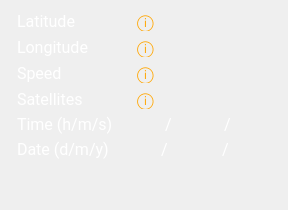
      <widget class="QWidget" name="tab_3">
       <attribute name="title">
        <string>GPS/Map</string>
       </attribute>
       <layout class="QHBoxLayout" name="horizontalLayout_gpsMap">
        <item>
         <widget class="QWidget" name="gps_map" native="true">
          <property name="sizePolicy">
           <sizepolicy hsizetype="Expanding" vsizetype="Expanding">
            <horstretch>1</horstretch>
            <verstretch>1</verstretch>
           </sizepolicy>
          </property>
         </widget>
        </item>
        <item>
         <layout class="QVBoxLayout" name="verticalLayout_gpsInfo">
          <item>
           <layout class="QVBoxLayout" name="verticalLayout_23">
            <property name="spacing">
             <number>50</number>
            </property>
            <item>
             <layout class="QVBoxLayout" name="verticalLayout_22">
              <property name="spacing">
               <number>6</number>
              </property>
              <item>
               <layout class="QVBoxLayout" name="verticalLayout_21">
                <item>
                 <layout class="QVBoxLayout" name="verticalLayout_20">
                  <item>
                   <layout class="QVBoxLayout" name="verticalLayout_19">
                    <item>
                     <layout class="QHBoxLayout" name="horizontalLayout_42">
                      <item>
                       <widget class="QLabel" name="pid_max_integral_pwm_fn_2">
                        <property name="font">
                         <font>
                          <family>Roboto</family>
                          <pointsize>12</pointsize>
                         </font>
                        </property>
                        <property name="autoFillBackground">
                         <bool>false</bool>
                        </property>
                        <property name="styleSheet">
                         <string notr="true">background: transparent;
color: white;</string>
                        </property>
                        <property name="text">
                         <string>Latitude</string>
                        </property>
                       </widget>
                      </item>
                      <item>
                       <layout class="QHBoxLayout" name="horizontalLayout_37">
                        <item>
                         <widget class="QLabel" name="gps_lat_i">
                          <property name="font">
                           <font>
                            <family>Roboto</family>
                            <pointsize>12</pointsize>
                           </font>
                          </property>
                          <property name="toolTip">
                           <string>The maximum absolute value of the integral correction.</string>
                          </property>
                          <property name="autoFillBackground">
                           <bool>false</bool>
                          </property>
                          <property name="styleSheet">
                           <string notr="true">background: transparent;
color: orange;</string>
                          </property>
                          <property name="text">
                           <string>ⓘ</string>
                          </property>
                         </widget>
                        </item>
                        <item>
                         <layout class="QHBoxLayout" name="horizontalLayout_36">
                          <item>
                           <widget class="QLabel" name="gps_lat">
                            <property name="minimumSize">
                             <size>
                              <width>80</width>
                              <height>20</height>
                             </size>
                            </property>
                            <property name="maximumSize">
                             <size>
                              <width>80</width>
                              <height>20</height>
                             </size>
                            </property>
                            <property name="font">
                             <font>
                              <family>Roboto</family>
                              <pointsize>12</pointsize>
                             </font>
                            </property>
                            <property name="autoFillBackground">
                             <bool>false</bool>
                            </property>
                            <property name="styleSheet">
                             <string notr="true">background: transparent;
color: white;</string>
                            </property>
                            <property name="text">
                             <string/>
                            </property>
                           </widget>
                          </item>
                          <item>
                           <widget class="QLabel" name="gps_lat_u">
                            <property name="minimumSize">
                             <size>
                              <width>30</width>
                              <height>20</height>
                             </size>
                            </property>
                            <property name="maximumSize">
                             <size>
                              <width>30</width>
                              <height>20</height>
                             </size>
                            </property>
                            <property name="font">
                             <font>
                              <family>Roboto</family>
                              <pointsize>10</pointsize>
                             </font>
                            </property>
                            <property name="autoFillBackground">
                             <bool>false</bool>
                            </property>
                            <property name="styleSheet">
                             <string notr="true">background: transparent;
color: white;</string>
                            </property>
                            <property name="text">
                             <string/>
                            </property>
                           </widget>
                          </item>
                         </layout>
                        </item>
                       </layout>
                      </item>
                     </layout>
                    </item>
                    <item>
                     <layout class="QHBoxLayout" name="horizontalLayout_43">
                      <item>
                       <widget class="QLabel" name="pid_max_integral_pwm_fn_7">
                        <property name="font">
                         <font>
                          <family>Roboto</family>
                          <pointsize>12</pointsize>
                         </font>
                        </property>
                        <property name="autoFillBackground">
                         <bool>false</bool>
                        </property>
                        <property name="styleSheet">
                         <string notr="true">background: transparent;
color: white;</string>
                        </property>
                        <property name="text">
                         <string>Longitude</string>
                        </property>
                       </widget>
                      </item>
                      <item>
                       <layout class="QHBoxLayout" name="horizontalLayout_40">
                        <item>
                         <widget class="QLabel" name="gps_lon_i">
                          <property name="font">
                           <font>
                            <family>Roboto</family>
                            <pointsize>12</pointsize>
                           </font>
                          </property>
                          <property name="toolTip">
                           <string>The maximum absolute value of the integral correction.</string>
                          </property>
                          <property name="autoFillBackground">
                           <bool>false</bool>
                          </property>
                          <property name="styleSheet">
                           <string notr="true">background: transparent;
color: orange;</string>
                          </property>
                          <property name="text">
                           <string>ⓘ</string>
                          </property>
                         </widget>
                        </item>
                        <item>
                         <layout class="QHBoxLayout" name="horizontalLayout_41">
                          <item>
                           <widget class="QLabel" name="gps_lon">
                            <property name="minimumSize">
                             <size>
                              <width>80</width>
                              <height>20</height>
                             </size>
                            </property>
                            <property name="maximumSize">
                             <size>
                              <width>80</width>
                              <height>20</height>
                             </size>
                            </property>
                            <property name="font">
                             <font>
                              <family>Roboto</family>
                              <pointsize>12</pointsize>
                             </font>
                            </property>
                            <property name="autoFillBackground">
                             <bool>false</bool>
                            </property>
                            <property name="styleSheet">
                             <string notr="true">background: transparent;
color: white;</string>
                            </property>
                            <property name="text">
                             <string/>
                            </property>
                           </widget>
                          </item>
                          <item>
                           <widget class="QLabel" name="gps_lon_u">
                            <property name="minimumSize">
                             <size>
                              <width>30</width>
                              <height>20</height>
                             </size>
                            </property>
                            <property name="maximumSize">
                             <size>
                              <width>30</width>
                              <height>20</height>
                             </size>
                            </property>
                            <property name="font">
                             <font>
                              <family>Roboto</family>
                              <pointsize>10</pointsize>
                             </font>
                            </property>
                            <property name="autoFillBackground">
                             <bool>false</bool>
                            </property>
                            <property name="styleSheet">
                             <string notr="true">background: transparent;
color: white;</string>
                            </property>
                            <property name="text">
                             <string/>
                            </property>
                           </widget>
                          </item>
                         </layout>
                        </item>
                       </layout>
                      </item>
                     </layout>
                    </item>
                   </layout>
                  </item>
                  <item>
                   <layout class="QHBoxLayout" name="horizontalLayout_45">
                    <item>
                     <widget class="QLabel" name="pid_max_integral_pwm_fn_9">
                      <property name="font">
                       <font>
                        <family>Roboto</family>
                        <pointsize>12</pointsize>
                       </font>
                      </property>
                      <property name="autoFillBackground">
                       <bool>false</bool>
                      </property>
                      <property name="styleSheet">
                       <string notr="true">background: transparent;
color: white;</string>
                      </property>
                      <property name="text">
                       <string>Speed</string>
                      </property>
                     </widget>
                    </item>
                    <item>
                     <layout class="QHBoxLayout" name="horizontalLayout_46">
                      <item>
                       <widget class="QLabel" name="gps_spd_i">
                        <property name="font">
                         <font>
                          <family>Roboto</family>
                          <pointsize>12</pointsize>
                         </font>
                        </property>
                        <property name="toolTip">
                         <string>The maximum absolute value of the integral correction.</string>
                        </property>
                        <property name="autoFillBackground">
                         <bool>false</bool>
                        </property>
                        <property name="styleSheet">
                         <string notr="true">background: transparent;
color: orange;</string>
                        </property>
                        <property name="text">
                         <string>ⓘ</string>
                        </property>
                       </widget>
                      </item>
                      <item>
                       <layout class="QHBoxLayout" name="horizontalLayout_47">
                        <item>
                         <widget class="QLabel" name="gps_spd">
                          <property name="minimumSize">
                           <size>
                            <width>80</width>
                            <height>20</height>
                           </size>
                          </property>
                          <property name="maximumSize">
                           <size>
                            <width>80</width>
                            <height>20</height>
                           </size>
                          </property>
                          <property name="font">
                           <font>
                            <family>Roboto</family>
                            <pointsize>12</pointsize>
                           </font>
                          </property>
                          <property name="autoFillBackground">
                           <bool>false</bool>
                          </property>
                          <property name="styleSheet">
                           <string notr="true">background: transparent;
color: white;</string>
                          </property>
                          <property name="text">
                           <string/>
                          </property>
                         </widget>
                        </item>
                        <item>
                         <widget class="QLabel" name="gps_spd_u">
                          <property name="minimumSize">
                           <size>
                            <width>30</width>
                            <height>20</height>
                           </size>
                          </property>
                          <property name="maximumSize">
                           <size>
                            <width>30</width>
                            <height>20</height>
                           </size>
                          </property>
                          <property name="font">
                           <font>
                            <family>Roboto</family>
                            <pointsize>10</pointsize>
                           </font>
                          </property>
                          <property name="autoFillBackground">
                           <bool>false</bool>
                          </property>
                          <property name="styleSheet">
                           <string notr="true">background: transparent;
color: white;</string>
                          </property>
                          <property name="text">
                           <string/>
                          </property>
                         </widget>
                        </item>
                       </layout>
                      </item>
                     </layout>
                    </item>
                   </layout>
                  </item>
                  <item>
                   <layout class="QHBoxLayout" name="horizontalLayout_44">
                    <item>
                     <widget class="QLabel" name="pid_max_integral_pwm_fn_8">
                      <property name="font">
                       <font>
                        <family>Roboto</family>
                        <pointsize>12</pointsize>
                       </font>
                      </property>
                      <property name="autoFillBackground">
                       <bool>false</bool>
                      </property>
                      <property name="styleSheet">
                       <string notr="true">background: transparent;
color: white;</string>
                      </property>
                      <property name="text">
                       <string>Satellites</string>
                      </property>
                     </widget>
                    </item>
                    <item>
                     <layout class="QHBoxLayout" name="horizontalLayout_38">
                      <item>
                       <widget class="QLabel" name="gps_sat_i">
                        <property name="font">
                         <font>
                          <family>Roboto</family>
                          <pointsize>12</pointsize>
                         </font>
                        </property>
                        <property name="toolTip">
                         <string>The maximum absolute value of the integral correction.</string>
                        </property>
                        <property name="autoFillBackground">
                         <bool>false</bool>
                        </property>
                        <property name="styleSheet">
                         <string notr="true">background: transparent;
color: orange;</string>
                        </property>
                        <property name="text">
                         <string>ⓘ</string>
                        </property>
                       </widget>
                      </item>
                      <item>
                       <layout class="QHBoxLayout" name="horizontalLayout_39">
                        <item>
                         <widget class="QLabel" name="gps_sat">
                          <property name="minimumSize">
                           <size>
                            <width>80</width>
                            <height>20</height>
                           </size>
                          </property>
                          <property name="maximumSize">
                           <size>
                            <width>80</width>
                            <height>20</height>
                           </size>
                          </property>
                          <property name="font">
                           <font>
                            <family>Roboto</family>
                            <pointsize>12</pointsize>
                           </font>
                          </property>
                          <property name="autoFillBackground">
                           <bool>false</bool>
                          </property>
                          <property name="styleSheet">
                           <string notr="true">background: transparent;
color: white;</string>
                          </property>
                          <property name="text">
                           <string/>
                          </property>
                         </widget>
                        </item>
                        <item>
                         <widget class="QLabel" name="gps_sat_u">
                          <property name="minimumSize">
                           <size>
                            <width>30</width>
                            <height>20</height>
                           </size>
                          </property>
                          <property name="maximumSize">
                           <size>
                            <width>30</width>
                            <height>20</height>
                           </size>
                          </property>
                          <property name="font">
                           <font>
                            <family>Roboto</family>
                            <pointsize>10</pointsize>
                           </font>
                          </property>
                          <property name="autoFillBackground">
                           <bool>false</bool>
                          </property>
                          <property name="styleSheet">
                           <string notr="true">background: transparent;
color: white;</string>
                          </property>
                          <property name="text">
                           <string/>
                          </property>
                         </widget>
                        </item>
                       </layout>
                      </item>
                     </layout>
                    </item>
                   </layout>
                  </item>
                 </layout>
                </item>
               </layout>
              </item>
              <item>
               <layout class="QHBoxLayout" name="horizontalLayout_49">
                <item>
                 <widget class="QLabel" name="pid_max_integral_pwm_fn_12">
                  <property name="font">
                   <font>
                    <family>Roboto</family>
                    <pointsize>12</pointsize>
                   </font>
                  </property>
                  <property name="autoFillBackground">
                   <bool>false</bool>
                  </property>
                  <property name="styleSheet">
                   <string notr="true">background: transparent;
color: white;</string>
                  </property>
                  <property name="text">
                   <string>Time (h/m/s)</string>
                  </property>
                 </widget>
                </item>
                <item>
                 <widget class="QLabel" name="gps_hour">
                  <property name="minimumSize">
                   <size>
                    <width>40</width>
                    <height>0</height>
                   </size>
                  </property>
                  <property name="font">
                   <font>
                    <family>Roboto</family>
                    <pointsize>12</pointsize>
                   </font>
                  </property>
                  <property name="autoFillBackground">
                   <bool>false</bool>
                  </property>
                  <property name="styleSheet">
                   <string notr="true">background: transparent;
color: white;</string>
                  </property>
                  <property name="text">
                   <string/>
                  </property>
                 </widget>
                </item>
                <item>
                 <widget class="QLabel" name="pid_max_integral_pwm_fn_13">
                  <property name="font">
                   <font>
                    <family>Roboto</family>
                    <pointsize>12</pointsize>
                   </font>
                  </property>
                  <property name="autoFillBackground">
                   <bool>false</bool>
                  </property>
                  <property name="styleSheet">
                   <string notr="true">background: transparent;
color: white;</string>
                  </property>
                  <property name="text">
                   <string>/</string>
                  </property>
                 </widget>
                </item>
                <item>
                 <widget class="QLabel" name="gps_min">
                  <property name="minimumSize">
                   <size>
                    <width>40</width>
                    <height>0</height>
                   </size>
                  </property>
                  <property name="font">
                   <font>
                    <family>Roboto</family>
                    <pointsize>12</pointsize>
                   </font>
                  </property>
                  <property name="autoFillBackground">
                   <bool>false</bool>
                  </property>
                  <property name="styleSheet">
                   <string notr="true">background: transparent;
color: white;</string>
                  </property>
                  <property name="text">
                   <string/>
                  </property>
                 </widget>
                </item>
                <item>
                 <widget class="QLabel" name="pid_max_integral_pwm_fn_14">
                  <property name="font">
                   <font>
                    <family>Roboto</family>
                    <pointsize>12</pointsize>
                   </font>
                  </property>
                  <property name="autoFillBackground">
                   <bool>false</bool>
                  </property>
                  <property name="styleSheet">
                   <string notr="true">background: transparent;
color: white;</string>
                  </property>
                  <property name="text">
                   <string>/</string>
                  </property>
                 </widget>
                </item>
                <item>
                 <widget class="QLabel" name="gps_sec">
                  <property name="minimumSize">
                   <size>
                    <width>40</width>
                    <height>0</height>
                   </size>
                  </property>
                  <property name="font">
                   <font>
                    <family>Roboto</family>
                    <pointsize>12</pointsize>
                   </font>
                  </property>
                  <property name="autoFillBackground">
                   <bool>false</bool>
                  </property>
                  <property name="styleSheet">
                   <string notr="true">background: transparent;
color: white;</string>
                  </property>
                  <property name="text">
                   <string/>
                  </property>
                 </widget>
                </item>
               </layout>
              </item>
              <item>
               <layout class="QHBoxLayout" name="horizontalLayout_48">
                <item>
                 <widget class="QLabel" name="pid_max_integral_pwm_fn_3">
                  <property name="font">
                   <font>
                    <family>Roboto</family>
                    <pointsize>12</pointsize>
                   </font>
                  </property>
                  <property name="autoFillBackground">
                   <bool>false</bool>
                  </property>
                  <property name="styleSheet">
                   <string notr="true">background: transparent;
color: white;</string>
                  </property>
                  <property name="text">
                   <string>Date (d/m/y)</string>
                  </property>
                 </widget>
                </item>
                <item>
                 <widget class="QLabel" name="gps_day">
                  <property name="minimumSize">
                   <size>
                    <width>40</width>
                    <height>0</height>
                   </size>
                  </property>
                  <property name="font">
                   <font>
                    <family>Roboto</family>
                    <pointsize>12</pointsize>
                   </font>
                  </property>
                  <property name="autoFillBackground">
                   <bool>false</bool>
                  </property>
                  <property name="styleSheet">
                   <string notr="true">background: transparent;
color: white;</string>
                  </property>
                  <property name="text">
                   <string/>
                  </property>
                 </widget>
                </item>
                <item>
                 <widget class="QLabel" name="pid_max_integral_pwm_fn_10">
                  <property name="font">
                   <font>
                    <family>Roboto</family>
                    <pointsize>12</pointsize>
                   </font>
                  </property>
                  <property name="autoFillBackground">
                   <bool>false</bool>
                  </property>
                  <property name="styleSheet">
                   <string notr="true">background: transparent;
color: white;</string>
                  </property>
                  <property name="text">
                   <string>/</string>
                  </property>
                 </widget>
                </item>
                <item>
                 <widget class="QLabel" name="gps_month">
                  <property name="minimumSize">
                   <size>
                    <width>40</width>
                    <height>0</height>
                   </size>
                  </property>
                  <property name="font">
                   <font>
                    <family>Roboto</family>
                    <pointsize>12</pointsize>
                   </font>
                  </property>
                  <property name="autoFillBackground">
                   <bool>false</bool>
                  </property>
                  <property name="styleSheet">
                   <string notr="true">background: transparent;
color: white;</string>
                  </property>
                  <property name="text">
                   <string/>
                  </property>
                 </widget>
                </item>
                <item>
                 <widget class="QLabel" name="pid_max_integral_pwm_fn_11">
                  <property name="font">
                   <font>
                    <family>Roboto</family>
                    <pointsize>12</pointsize>
                   </font>
                  </property>
                  <property name="autoFillBackground">
                   <bool>false</bool>
                  </property>
                  <property name="styleSheet">
                   <string notr="true">background: transparent;
color: white;</string>
                  </property>
                  <property name="text">
                   <string>/</string>
                  </property>
                 </widget>
                </item>
                <item>
                 <widget class="QLabel" name="gps_year">
                  <property name="minimumSize">
                   <size>
                    <width>40</width>
                    <height>0</height>
                   </size>
                  </property>
                  <property name="font">
                   <font>
                    <family>Roboto</family>
                    <pointsize>12</pointsize>
                   </font>
                  </property>
                  <property name="autoFillBackground">
                   <bool>false</bool>
                  </property>
                  <property name="styleSheet">
                   <string notr="true">background: transparent;
color: white;</string>
                  </property>
                  <property name="text">
                   <string/>
                  </property>
                 </widget>
                </item>
               </layout>
              </item>
             </layout>
            </item>
           </layout>
          </item>
          <item>
           <spacer name="verticalSpacer_gpsInfo">
            <property name="orientation">
             <enum>Qt::Orientation::Vertical</enum>
            </property>
            <property name="sizeHint" stdset="0">
             <size>
              <width>20</width>
              <height>40</height>
             </size>
            </property>
           </spacer>
          </item>
         </layout>
        </item>
       </layout>
      </widget>
